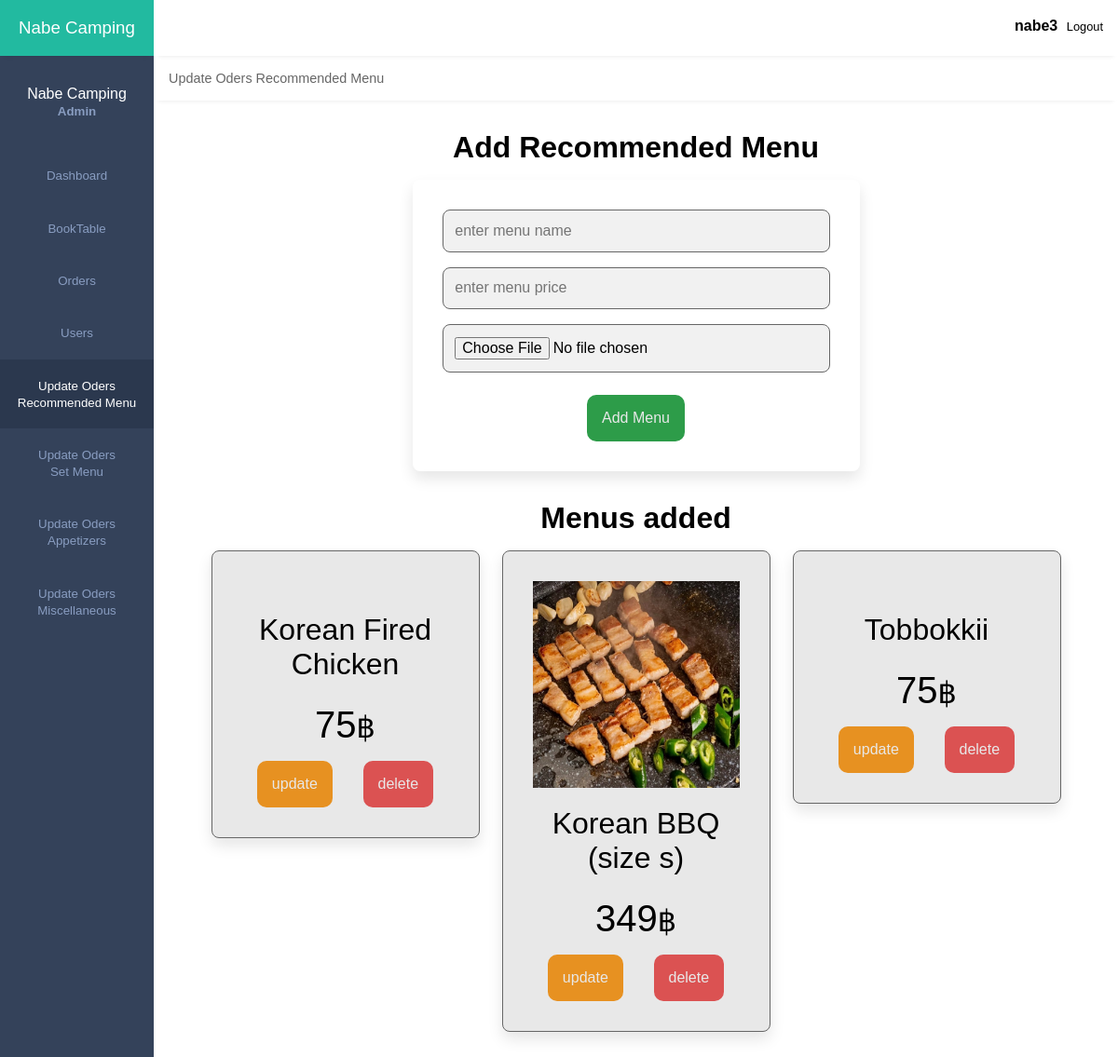
The app's page /updateoder_rec.php (signed in) with its own data.
### tables this page shows
CREATE TABLE `updatemenu_recom` (
  `id` int(100) NOT NULL,
  `name` varchar(100) NOT NULL,
  `price` int(10) NOT NULL,
  `image` varchar(100) NOT NULL
);

### updateoder_rec.php (the view, shortened to what this page needs)
<?php
    include('config.php');
?>
<!DOCTYPE html>
<html lang="en">
<head>
    <link rel="stylesheet" href="css/dashboardadmin.css">
    <link rel="stylesheet" href="css/updatemenu.css">
    <link rel="stylesheet" href="https://maxst.icons8.com/vue-static/landings/line-awesome/line-awesome/1.3.0/css/line-awesome.min.css">
</head>
<body>
    <div class="sidebar">
        <div class="side-header">
            <h3><span>Nabe Camping</span></h3>
        </div>
        <div class="side-content">
            <div class="profile">
                <h4>Nabe Camping</h4>
                <small>Admin</small>
            </div>
            <div class="side-menu">
                <ul>
                    <li>
                       <a href="dashboard.php">
                            <small>Dashboard</small>
                        </a>
                    </li>
                       <a href="booking.php">
                            <small>BookTable</small>
                        </a>
                    <li>
                       <a href="Oders.php">
                            <small>Orders</small>
                        </a>
                    </li>
                    <li>
                       <a href="aduser.php">
                            <small>Users</small>
                        </a>
                    </li>
                    <li>
                       <a href="updateoder_rec.php" class="active">
                            <small>Update Oders <br>Recommended Menu</small>
                        </a>
                    </li>
                    <li>
                       <a href="updateoder_set.php">
                            <small>Update Oders <br>Set Menu</small>
                        </a>
                    </li>
                    <li>
                       <a href="updateoder_app.php">
                            <small>Update Oders <br>Appetizers</small>
                        </a>
                    </li>
                    <li>
                       <a href="updateoder_mis.php" >
                            <small>Update Oders <br> Miscellaneous </small>
                        </a>
                    </li>
                </ul>
            </div>
        </div>
    </div>
    <div class="main-content">
        <header>
            <div class="header-content">
                <div class="header-menu">
                    <div class="user">
                        <?php if (isset($_SESSION['username'])) : ?>
                        <p class="usernametext"><strong><?php echo $_SESSION['username'] ; ?></strong></p>
                        <a href="aduser.php?logout='1'"><span class="las la-power-off"></span></a>
                        <a href="aduser.php?logout='1'"><span class ="btnlogout">Logout</span></a>
                        <?php endif ?>
                    </div>
                </div>
            </div>
        </header>
        <main>
                <div class="records table-responsive">
                    <div class="record-header">
                        <div class="add">
                            <span>Update Oders Recommended Menu</span>
                        </div>
                    </div>
                </div>
        </main>
        <section class="add_menu">
            <h1 class="heading">Add Recommended Menu</h1>
            <form action="updateoder_db.php" method="POST" enctype="multipart/form-data">
                <input type="text" class="box" required maxlenght="100" placeholder="enter menu name" name="name">
                <input type="number" min="0" class="box" required max="999999999" placeholder="enter menu price" onkeypress="if(this.value.length == 10) return false;" name="price">
                <input type="file" name="image" accept="image/jpg, image/jpeg, image/PNG , image/JPG, image/JPEG, image/png" class="box" required>
                <div class="add_menu_btn"><input type="submit" value="Add Menu" class="btn3 primary-btn3" name="add_menur"></div>
            </form>
        </section>
        <section class="showmenu">
            <h1 class="heading">Menus added</h1>
            <div class="box-container">
                <?php
                    $select_menu = $con->prepare("SELECT * FROM updatemenu_recom");
                    $select_menu->execute();
                    if($select_menu->rowCount() > 0){
                        while($fetch_menu = $select_menu->fetch(PDO::FETCH_ASSOC)){
                    ?>
                    <div class="box">
                    <img src="images/<?= $fetch_menu['image']; ?>" alt="">
                    <div class="name"><?= $fetch_menu['name']; ?></div>
                    <div class="price"><span><?= $fetch_menu['price']; ?></span>฿</div>
                    <div class="menuadd_btn">
                        <a href="updateoder_rec_edit.php?updater=<?= $fetch_menu['id']; ?>" class="btn4 primary-btn4">update</a>
                        <a href="updateoder_db.php?deleter=<?= $fetch_menu['id']; ?>" class="btn5 primary-btn5" onclick="return confirm('delete this menu?');" >delete</a>
                    </div>
                    </div>
                    <?php
                        }
                    }else{
                        echo '<p class="empty">No Menu added yet!</p>';
                    }
                ?>
            </div>
        </section>
</body>
</html>

### css/dashboardadmin.css (style rules this page uses)
:root { --main-color: #22BAA0; --color-dark: #34425A; --text-grey: #B0B0B0; --black1 :#000000; --green: #2d9c49; --white1: #e8e8e8; --red : #db5252; --orange: #e79121; }
.btnlogout { color: var(--black1); }
* { margin: 0; padding: 0; text-decoration: none; list-style-type: none; box-sizing: border-box; font-family: 'Merriweather', sans-serif; }
.btnlogout { font-family: 'Merriweather', sans-serif; }
.sidebar { position: fixed; height: 100%; width: 165px; left: 0; bottom: 0; top: 0; z-index: 100; background: var(--color-dark); transition: left 300ms; }
.side-header { box-shadow: 0px 5px 5px -5px rgb(0 0 0 /10%); background: var(--main-color); height: 60px; display: flex; justify-content: center; align-items: center; }
.side-header h3, side-head span { color: #fff; font-weight: 400; }
.side-content { height: calc(100vh - 60px); overflow: auto; }
.profile { text-align: center; padding: 2rem 0rem; }
.profile h4 { color: #fff; font-weight: 500; }
.profile small { color: #899DC1; font-weight: 600; }
.sidebar { overflow-y: auto; }
.side-menu ul { text-align: center; }
.side-menu a { display: block; padding: 1.2rem 0rem; }
.side-menu a.active { background: #2B384E; }
.side-menu a.active span, .side-menu a.active small { color: #fff; }
.side-menu a span, .side-menu a small { color: #899DC1; }
.main-content { margin-left: 165px; width: calc(100% - 165px); transition: margin-left 300ms; }
header { position: fixed; right: 0; top: 0; left: 165px; z-index: 100; height: 60px; box-shadow: 0px 5px 5px -5px rgb(0 0 0 /10%); background: #fff; transition: left 300ms; }
.header-content, .header-menu { display: flex; align-items: center; }
.header-content { justify-content: space-between; padding: 0rem 1rem; padding-top: 1.2rem; }
.header-menu { justify-content: flex-end; }
.user { display: flex; align-items: center; }
.usernametext { font-size: 1rem; text-align: center; }
.user span:last-child { display: inline-block; margin-left: .3rem; font-size: .8rem; }
main { margin-top: 60px; }
.records { box-shadow: 0px 5px 5px -5px rgb(0 0 0 / 10%); background: #fff; border-radius: 3px; }
.record-header { padding: 1rem; display: flex; justify-content: space-between; align-items: center; }
.add, .browse { display: flex; align-items: center; }
.add span { display: inline-block; margin-right: .6rem; font-size: .9rem; color: #666; }
input, button, select { outline: none; }
.table-responsive { width: 100%; overflow: auto; }

### records on screen
updatemenu_recom: name "Korean Fired Chicken", price "75"
updatemenu_recom: image (picture), name "Korean BBQ (size s)", price "349"
updatemenu_recom: name "Tobbokkii", price "75"

### other values on screen
$_SESSION['username'] "nabe3"
